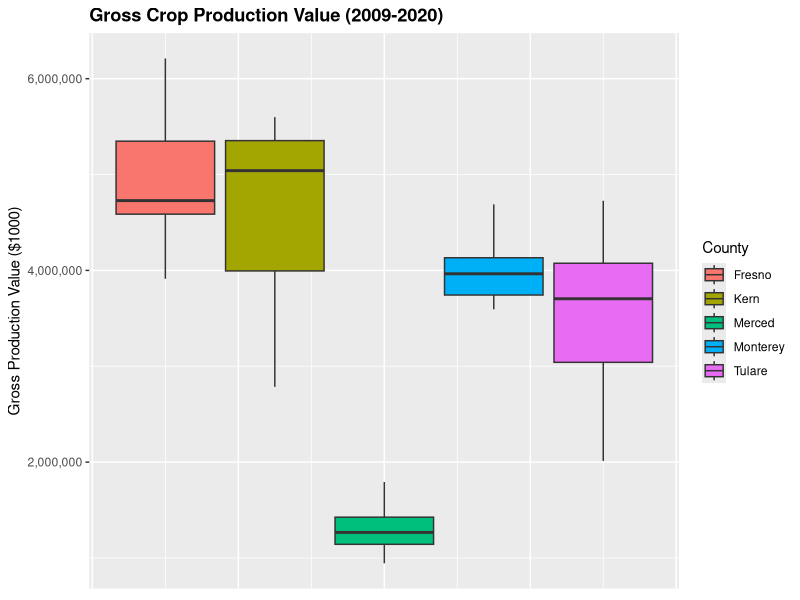
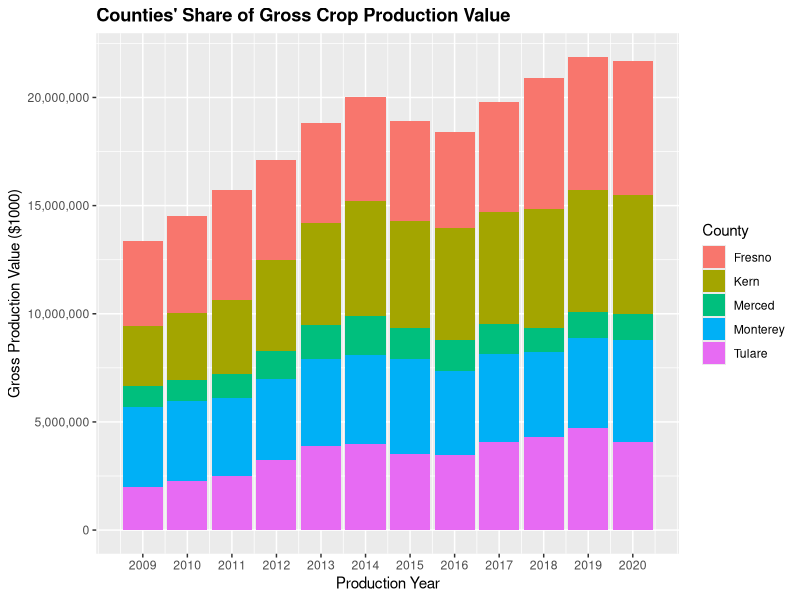
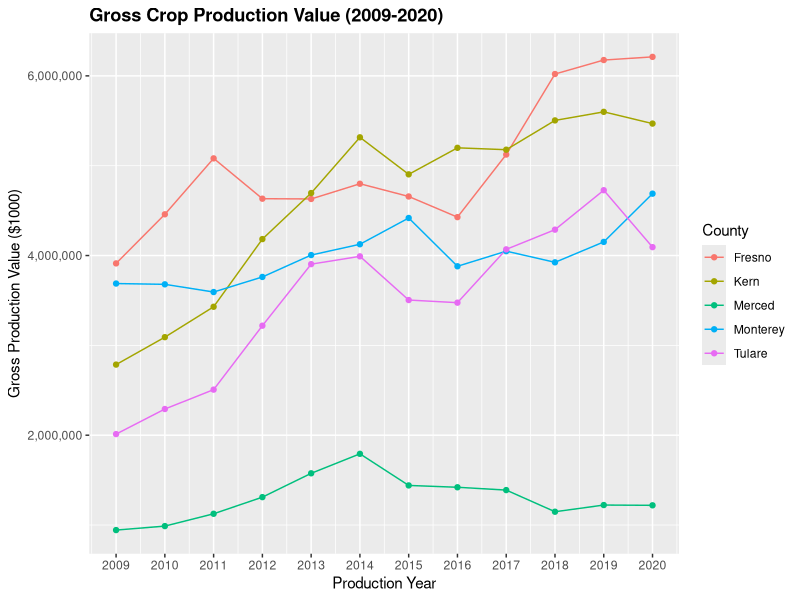

Reproduce these figures in R, in order.
#AUTHORS: SHAELA NOBLE & CHRISTINA HARRINGTON


#SECTION 1: WRANGLING/CLEANING AGRICULTURAL DATA
#read in ag crop production data files 2009-2020
library(tidyverse)
library(stringr)
setwd("/Users/christinaharrington/Desktop/ESP-106-Final-Project/Ag Production")

#Set Directory so that if you gave one folder with all your data, someone could read in each data set by only chaning the set directory at the top.

#For all data sets for years 2009-2020, write subset function so we only see data for the 5 counties of interest: Fresno, Kern, Monterey, Merced and Tulare.
#Remove crops that aren't produce or feed (e.g. hay) by finding all crops that contain the words: apiary, cattle, fish, hogs, chickens, eggs, livestock, manure, milk, poultry, sheep, turkeys, wool, flowers, forest products, nursery products, pasture, silage, ostrich,birds,goats (str_detect from stringr package)
#Notice that some data sets have a space at the end of the County name and crop names, while some data sets do not.Remove the trailing white space from those vectors to avoid double counting of crops when you combine all the data frames later.

#2009 DATA
ag2009=read.csv("2009cropyear.csv")
ag2009$Crop.Name=trimws(ag2009$Crop.Name,which="r")
ag2009$County=trimws(ag2009$County,which="r")

ag2009_cntcrops=subset(ag2009,County%in%c("Fresno","Kern","Monterey","Merced","Tulare") &
                         FALSE == str_detect(Crop.Name,"APIARY") &
                         FALSE == str_detect(Crop.Name,"CATTLE") &
                         FALSE == str_detect(Crop.Name,"FISH") &
                         FALSE == str_detect(Crop.Name,"HOGS") &
                         FALSE == str_detect(Crop.Name,"CHICKENS") &
                         FALSE == str_detect(Crop.Name,"EGGS") &
                         FALSE == str_detect(Crop.Name,"LIVESTOCK") &
                         FALSE == str_detect(Crop.Name,"MANURE") &
                         FALSE == str_detect(Crop.Name,"MILK") &
                         FALSE == str_detect(Crop.Name,"POULTRY") &
                         FALSE == str_detect(Crop.Name,"SHEEP") &
                         FALSE == str_detect(Crop.Name,"WOOL") &
                         FALSE == str_detect(Crop.Name,"SILAGE") &
                         FALSE == str_detect(Crop.Name,"NURSERY") &
                         FALSE == str_detect(Crop.Name,"FOREST") &
                         FALSE == str_detect(Crop.Name,"FLOWERS") &
                         FALSE == str_detect(Crop.Name,"PASTURE") &
                         FALSE == str_detect(Crop.Name,"CHRISTMAS") &
                         FALSE == str_detect(Crop.Name,"TURKEYS") &
                         FALSE == str_detect(Crop.Name,"BIRDS") &
                         FALSE == str_detect(Crop.Name,"GOATS") &
                         FALSE == str_detect(Crop.Name,"OSTRICH") &
                         FALSE == str_detect(Crop.Name,"BIOMASS"))

#2010 DATA
ag2010=read.csv("2010cropyear.csv")   
ag2010$Crop.Name=trimws(ag2010$Crop.Name,which="r")
ag2010$County=trimws(ag2010$County,which="r")

ag2010_cntcrops=subset(ag2010,County%in%c("Fresno","Kern","Monterey","Merced","Tulare") &
                         FALSE == str_detect(Crop.Name,"APIARY") &
                         FALSE == str_detect(Crop.Name,"CATTLE") &
                         FALSE == str_detect(Crop.Name,"FISH") &
                         FALSE == str_detect(Crop.Name,"HOGS") &
                         FALSE == str_detect(Crop.Name,"CHICKENS") &
                         FALSE == str_detect(Crop.Name,"EGGS") &
                         FALSE == str_detect(Crop.Name,"LIVESTOCK") &
                         FALSE == str_detect(Crop.Name,"MANURE") &
                         FALSE == str_detect(Crop.Name,"MILK") &
                         FALSE == str_detect(Crop.Name,"POULTRY") &
                         FALSE == str_detect(Crop.Name,"SHEEP") &
                         FALSE == str_detect(Crop.Name,"TURKEYS") &
                         FALSE == str_detect(Crop.Name,"WOOL") &
                         FALSE == str_detect(Crop.Name,"SILAGE") &
                         FALSE == str_detect(Crop.Name,"NURSERY") &
                         FALSE == str_detect(Crop.Name,"FOREST") &
                         FALSE == str_detect(Crop.Name,"FLOWERS") &
                         FALSE == str_detect(Crop.Name,"PASTURE") &
                         FALSE == str_detect(Crop.Name,"CHRISTMAS") &
                         FALSE == str_detect(Crop.Name,"BIRDS") &
                         FALSE == str_detect(Crop.Name,"GOATS") &
                         FALSE == str_detect(Crop.Name,"OSTRICH") &
                         FALSE == str_detect(Crop.Name,"BIOMASS"))


#2011 DATA
ag2011=read.csv("2011cropyear.csv")
ag2011$Crop.Name=trimws(ag2011$Crop.Name,which="r")
ag2011$County=trimws(ag2011$County,which="r")

ag2011_cntcrops=subset(ag2011,County%in%c("Fresno","Kern","Monterey","Merced","Tulare") &
                         FALSE == str_detect(Crop.Name,"APIARY") &
                         FALSE == str_detect(Crop.Name,"CATTLE") &
                         FALSE == str_detect(Crop.Name,"FISH") &
                         FALSE == str_detect(Crop.Name,"HOGS") &
                         FALSE == str_detect(Crop.Name,"CHICKENS") &
                         FALSE == str_detect(Crop.Name,"EGGS") &
                         FALSE == str_detect(Crop.Name,"LIVESTOCK") &
                         FALSE == str_detect(Crop.Name,"MANURE") &
                         FALSE == str_detect(Crop.Name,"MILK") &
                         FALSE == str_detect(Crop.Name,"POULTRY") &
                         FALSE == str_detect(Crop.Name,"SHEEP") &
                         FALSE == str_detect(Crop.Name,"TURKEYS") &
                         FALSE == str_detect(Crop.Name,"WOOL") &
                         FALSE == str_detect(Crop.Name,"SILAGE") &
                         FALSE == str_detect(Crop.Name,"NURSERY") &
                         FALSE == str_detect(Crop.Name,"FOREST") &
                         FALSE == str_detect(Crop.Name,"FLOWERS") &
                         FALSE == str_detect(Crop.Name,"PASTURE") &
                         FALSE == str_detect(Crop.Name,"CHRISTMAS") &
                         FALSE == str_detect(Crop.Name,"BIRDS") &
                         FALSE == str_detect(Crop.Name,"GOATS") &
                         FALSE == str_detect(Crop.Name,"OSTRICH") &
                         FALSE == str_detect(Crop.Name,"BIOMASS"))


#2012 DATA
ag2012=read.csv("2012cropyear.csv")
ag2012$Crop.Name=trimws(ag2012$Crop.Name,which="r")
ag2012$County=trimws(ag2012$County,which="r")

ag2012_cntcrops=subset(ag2012,County%in%c("Fresno","Kern","Monterey","Merced","Tulare") &
                         FALSE == str_detect(Crop.Name,"APIARY") &
                         FALSE == str_detect(Crop.Name,"CATTLE") &
                         FALSE == str_detect(Crop.Name,"FISH") &
                         FALSE == str_detect(Crop.Name,"HOGS") &
                         FALSE == str_detect(Crop.Name,"CHICKENS") &
                         FALSE == str_detect(Crop.Name,"EGGS") &
                         FALSE == str_detect(Crop.Name,"LIVESTOCK") &
                         FALSE == str_detect(Crop.Name,"MANURE") &
                         FALSE == str_detect(Crop.Name,"MILK") &
                         FALSE == str_detect(Crop.Name,"POULTRY") &
                         FALSE == str_detect(Crop.Name,"SHEEP") &
                         FALSE == str_detect(Crop.Name,"TURKEYS") &
                         FALSE == str_detect(Crop.Name,"WOOL") &
                         FALSE == str_detect(Crop.Name,"SILAGE") &
                         FALSE == str_detect(Crop.Name,"NURSERY") &
                         FALSE == str_detect(Crop.Name,"FOREST") &
                         FALSE == str_detect(Crop.Name,"FLOWERS") &
                         FALSE == str_detect(Crop.Name,"PASTURE") &
                         FALSE == str_detect(Crop.Name,"CHRISTMAS") &
                         FALSE == str_detect(Crop.Name,"BIRDS") &
                         FALSE == str_detect(Crop.Name,"GOATS") &
                         FALSE == str_detect(Crop.Name,"OSTRICH") &
                         FALSE == str_detect(Crop.Name,"BIOMASS"))


#2013 DATA
ag2013=read.csv("2013cropyear.csv")
ag2013_cntcrops=subset(ag2013,County%in%c("Fresno","Kern","Monterey","Merced","Tulare") &
                         FALSE == str_detect(Crop.Name,"APIARY") &
                         FALSE == str_detect(Crop.Name,"CATTLE") &
                         FALSE == str_detect(Crop.Name,"FISH") &
                         FALSE == str_detect(Crop.Name,"HOGS") &
                         FALSE == str_detect(Crop.Name,"CHICKENS") &
                         FALSE == str_detect(Crop.Name,"EGGS") &
                         FALSE == str_detect(Crop.Name,"LIVESTOCK") &
                         FALSE == str_detect(Crop.Name,"MANURE") &
                         FALSE == str_detect(Crop.Name,"MILK") &
                         FALSE == str_detect(Crop.Name,"POULTRY") &
                         FALSE == str_detect(Crop.Name,"SHEEP") &
                         FALSE == str_detect(Crop.Name,"TURKEYS") &
                         FALSE == str_detect(Crop.Name,"WOOL") &
                         FALSE == str_detect(Crop.Name,"SILAGE") &
                         FALSE == str_detect(Crop.Name,"NURSERY") &
                         FALSE == str_detect(Crop.Name,"FOREST") &
                         FALSE == str_detect(Crop.Name,"FLOWERS") &
                         FALSE == str_detect(Crop.Name,"PASTURE") &
                         FALSE == str_detect(Crop.Name,"CHRISTMAS") &
                         FALSE == str_detect(Crop.Name,"BIRDS") &
                         FALSE == str_detect(Crop.Name,"GOATS") &
                         FALSE == str_detect(Crop.Name,"OSTRICH") &
                         FALSE == str_detect(Crop.Name,"BIOMASS"))
#2014 DATA
ag2014=read.csv("2014cropyear.csv")
ag2014_cntcrops=subset(ag2014,County%in%c("Fresno","Kern","Monterey","Merced","Tulare") &
                         FALSE == str_detect(Crop.Name,"APIARY") &
                         FALSE == str_detect(Crop.Name,"CATTLE") &
                         FALSE == str_detect(Crop.Name,"FISH") &
                         FALSE == str_detect(Crop.Name,"HOGS") &
                         FALSE == str_detect(Crop.Name,"CHICKENS") &
                         FALSE == str_detect(Crop.Name,"EGGS") &
                         FALSE == str_detect(Crop.Name,"LIVESTOCK") &
                         FALSE == str_detect(Crop.Name,"MANURE") &
                         FALSE == str_detect(Crop.Name,"MILK") &
                         FALSE == str_detect(Crop.Name,"POULTRY") &
                         FALSE == str_detect(Crop.Name,"SHEEP") &
                         FALSE == str_detect(Crop.Name,"TURKEYS") &
                         FALSE == str_detect(Crop.Name,"WOOL") &
                         FALSE == str_detect(Crop.Name,"SILAGE") &
                         FALSE == str_detect(Crop.Name,"NURSERY") &
                         FALSE == str_detect(Crop.Name,"FOREST") &
                         FALSE == str_detect(Crop.Name,"FLOWERS") &
                         FALSE == str_detect(Crop.Name,"PASTURE") &
                         FALSE == str_detect(Crop.Name,"CHRISTMAS") &
                         FALSE == str_detect(Crop.Name,"BIRDS") &
                         FALSE == str_detect(Crop.Name,"GOATS") &
                         FALSE == str_detect(Crop.Name,"OSTRICH") &
                         FALSE == str_detect(Crop.Name,"BIOMASS"))

#2015 DATA
ag2015=read.csv("2015cropyear.csv")
ag2015_cntcrops=subset(ag2015,County%in%c("Fresno","Kern","Monterey","Merced","Tulare") &
                         FALSE == str_detect(Crop.Name,"APIARY") &
                         FALSE == str_detect(Crop.Name,"CATTLE") &
                         FALSE == str_detect(Crop.Name,"FISH") &
                         FALSE == str_detect(Crop.Name,"HOGS") &
                         FALSE == str_detect(Crop.Name,"CHICKENS") &
                         FALSE == str_detect(Crop.Name,"EGGS") &
                         FALSE == str_detect(Crop.Name,"LIVESTOCK") &
                         FALSE == str_detect(Crop.Name,"MANURE") &
                         FALSE == str_detect(Crop.Name,"MILK") &
                         FALSE == str_detect(Crop.Name,"POULTRY") &
                         FALSE == str_detect(Crop.Name,"SHEEP") &
                         FALSE == str_detect(Crop.Name,"TURKEYS") &
                         FALSE == str_detect(Crop.Name,"WOOL") &
                         FALSE == str_detect(Crop.Name,"SILAGE") &
                         FALSE == str_detect(Crop.Name,"NURSERY") &
                         FALSE == str_detect(Crop.Name,"FOREST") &
                         FALSE == str_detect(Crop.Name,"FLOWERS") &
                         FALSE == str_detect(Crop.Name,"PASTURE") &
                         FALSE == str_detect(Crop.Name,"CHRISTMAS") &
                         FALSE == str_detect(Crop.Name,"BIRDS") &
                         FALSE == str_detect(Crop.Name,"GOATS") &
                         FALSE == str_detect(Crop.Name,"OSTRICH") &
                         FALSE == str_detect(Crop.Name,"BIOMASS"))
#2016 DATA
ag2016=read.csv("2016cropyear.csv")
ag2016_cntcrops=subset(ag2016,County%in%c("Fresno","Kern","Monterey","Merced","Tulare") &
                         FALSE == str_detect(Crop.Name,"APIARY") &
                         FALSE == str_detect(Crop.Name,"CATTLE") &
                         FALSE == str_detect(Crop.Name,"FISH") &
                         FALSE == str_detect(Crop.Name,"HOGS") &
                         FALSE == str_detect(Crop.Name,"CHICKENS") &
                         FALSE == str_detect(Crop.Name,"EGGS") &
                         FALSE == str_detect(Crop.Name,"LIVESTOCK") &
                         FALSE == str_detect(Crop.Name,"MANURE") &
                         FALSE == str_detect(Crop.Name,"MILK") &
                         FALSE == str_detect(Crop.Name,"POULTRY") &
                         FALSE == str_detect(Crop.Name,"SHEEP") &
                         FALSE == str_detect(Crop.Name,"TURKEYS") &
                         FALSE == str_detect(Crop.Name,"WOOL") &
                         FALSE == str_detect(Crop.Name,"SILAGE") &
                         FALSE == str_detect(Crop.Name,"NURSERY") &
                         FALSE == str_detect(Crop.Name,"FOREST") &
                         FALSE == str_detect(Crop.Name,"FLOWERS") &
                         FALSE == str_detect(Crop.Name,"PASTURE") &
                         FALSE == str_detect(Crop.Name,"CHRISTMAS") &
                         FALSE == str_detect(Crop.Name,"BIRDS") &
                         FALSE == str_detect(Crop.Name,"GOATS") &
                         FALSE == str_detect(Crop.Name,"OSTRICH") &
                         FALSE == str_detect(Crop.Name,"BIOMASS "))

#2017 DATA
ag2017=read.csv("2017cropyear.csv")
ag2017$Crop.Name=trimws(ag2017$Crop.Name,which="r")
ag2017$County=trimws(ag2017$County,which="r")

ag2017_cntcrops=subset(ag2017,County%in%c("Fresno","Kern","Monterey","Merced","Tulare") &
                         FALSE == str_detect(Crop.Name,"APIARY") &
                         FALSE == str_detect(Crop.Name,"CATTLE") &
                         FALSE == str_detect(Crop.Name,"FISH") &
                         FALSE == str_detect(Crop.Name,"HOGS") &
                         FALSE == str_detect(Crop.Name,"CHICKENS") &
                         FALSE == str_detect(Crop.Name,"EGGS") &
                         FALSE == str_detect(Crop.Name,"LIVESTOCK") &
                         FALSE == str_detect(Crop.Name,"MANURE") &
                         FALSE == str_detect(Crop.Name,"MILK") &
                         FALSE == str_detect(Crop.Name,"POULTRY") &
                         FALSE == str_detect(Crop.Name,"SHEEP") &
                         FALSE == str_detect(Crop.Name,"TURKEYS") &
                         FALSE == str_detect(Crop.Name,"WOOL") &
                         FALSE == str_detect(Crop.Name,"SILAGE") &
                         FALSE == str_detect(Crop.Name,"NURSERY") &
                         FALSE == str_detect(Crop.Name,"FOREST") &
                         FALSE == str_detect(Crop.Name,"FLOWERS") &
                         FALSE == str_detect(Crop.Name,"PASTURE") &
                         FALSE == str_detect(Crop.Name,"CHRISTMAS") &
                         FALSE == str_detect(Crop.Name,"BIRDS") &
                         FALSE == str_detect(Crop.Name,"GOATS") &
                         FALSE == str_detect(Crop.Name,"OSTRICH") &
                         FALSE == str_detect(Crop.Name,"BIOMASS"))


#2018 DATA
ag2018err=read.csv("2018cactbsErrata.csv")
ag2018err$Crop.Name=trimws(ag2018err$Crop.Name,which="r")
ag2018err$County=trimws(ag2018err$County,which="r")

ag2018_cntcrops=subset(ag2018err,County%in%c("Fresno","Kern","Monterey","Merced","Tulare") &
                         FALSE == str_detect(Crop.Name,"APIARY") &
                         FALSE == str_detect(Crop.Name,"CATTLE") &
                         FALSE == str_detect(Crop.Name,"FISH") &
                         FALSE == str_detect(Crop.Name,"HOGS") &
                         FALSE == str_detect(Crop.Name,"CHICKENS") &
                         FALSE == str_detect(Crop.Name,"EGGS") &
                         FALSE == str_detect(Crop.Name,"LIVESTOCK") &
                         FALSE == str_detect(Crop.Name,"MANURE") &
                         FALSE == str_detect(Crop.Name,"MILK") &
                         FALSE == str_detect(Crop.Name,"POULTRY") &
                         FALSE == str_detect(Crop.Name,"SHEEP") &
                         FALSE == str_detect(Crop.Name,"TURKEYS") &
                         FALSE == str_detect(Crop.Name,"WOOL") &
                         FALSE == str_detect(Crop.Name,"SILAGE") &
                         FALSE == str_detect(Crop.Name,"NURSERY") &
                         FALSE == str_detect(Crop.Name,"FOREST") &
                         FALSE == str_detect(Crop.Name,"FLOWERS") &
                         FALSE == str_detect(Crop.Name,"PASTURE") &
                         FALSE == str_detect(Crop.Name,"CHRISTMAS") &
                         FALSE == str_detect(Crop.Name,"BIRDS") &
                         FALSE == str_detect(Crop.Name,"GOATS") &
                         FALSE == str_detect(Crop.Name,"OSTRICH") &
                         FALSE == str_detect(Crop.Name,"BIOMASS"))


#2019 DATA
ag2019=read.csv("2019cropyear.csv")
ag2019$Crop.Name=trimws(ag2019$Crop.Name,which="r")
ag2019$County=trimws(ag2019$County,which="r")

ag2019_cntcrops=subset(ag2019,County%in%c("Fresno","Kern","Monterey","Merced","Tulare") &
                         FALSE == str_detect(Crop.Name,"APIARY") &
                         FALSE == str_detect(Crop.Name,"CATTLE") &
                         FALSE == str_detect(Crop.Name,"FISH") &
                         FALSE == str_detect(Crop.Name,"HOGS") &
                         FALSE == str_detect(Crop.Name,"CHICKENS") &
                         FALSE == str_detect(Crop.Name,"EGGS") &
                         FALSE == str_detect(Crop.Name,"LIVESTOCK") &
                         FALSE == str_detect(Crop.Name,"MANURE") &
                         FALSE == str_detect(Crop.Name,"MILK") &
                         FALSE == str_detect(Crop.Name,"POULTRY") &
                         FALSE == str_detect(Crop.Name,"SHEEP") &
                         FALSE == str_detect(Crop.Name,"TURKEYS") &
                         FALSE == str_detect(Crop.Name,"WOOL") &
                         FALSE == str_detect(Crop.Name,"SILAGE") &
                         FALSE == str_detect(Crop.Name,"NURSERY") &
                         FALSE == str_detect(Crop.Name,"FOREST") &
                         FALSE == str_detect(Crop.Name,"FLOWERS") &
                         FALSE == str_detect(Crop.Name,"PASTURE") &
                         FALSE == str_detect(Crop.Name,"CHRISTMAS") &
                         FALSE == str_detect(Crop.Name,"BIRDS") &
                         FALSE == str_detect(Crop.Name,"GOATS") &
                         FALSE == str_detect(Crop.Name,"OSTRICH") &
                         FALSE == str_detect(Crop.Name,"BIOMASS"))

#2020 DATA
ag2020=read.csv("2020cropyear.csv")
ag2020$Crop.Name=trimws(ag2020$Crop.Name,which="r")
ag2020$County=trimws(ag2020$County,which="r")

ag2020_cntcrops=subset(ag2020,County%in%c("Fresno","Kern","Monterey","Merced","Tulare") &
                         FALSE == str_detect(Crop.Name,"APIARY") &
                         FALSE == str_detect(Crop.Name,"CATTLE") &
                         FALSE == str_detect(Crop.Name,"FISH") &
                         FALSE == str_detect(Crop.Name,"HOGS") &
                         FALSE == str_detect(Crop.Name,"CHICKENS") &
                         FALSE == str_detect(Crop.Name,"EGGS") &
                         FALSE == str_detect(Crop.Name,"LIVESTOCK") &
                         FALSE == str_detect(Crop.Name,"MANURE") &
                         FALSE == str_detect(Crop.Name,"MILK") &
                         FALSE == str_detect(Crop.Name,"POULTRY") &
                         FALSE == str_detect(Crop.Name,"SHEEP") &
                         FALSE == str_detect(Crop.Name,"TURKEYS") &
                         FALSE == str_detect(Crop.Name,"WOOL") &
                         FALSE == str_detect(Crop.Name,"SILAGE") &
                         FALSE == str_detect(Crop.Name,"NURSERY") &
                         FALSE == str_detect(Crop.Name,"FOREST") &
                         FALSE == str_detect(Crop.Name,"FLOWERS") &
                         FALSE == str_detect(Crop.Name,"PASTURE") &
                         FALSE == str_detect(Crop.Name,"CHRISTMAS") &
                         FALSE == str_detect(Crop.Name,"BIRDS") &
                         FALSE == str_detect(Crop.Name,"GOATS") &
                         FALSE == str_detect(Crop.Name,"OSTRICH") &
                         FALSE == str_detect(Crop.Name,"BIOMASS"))

#Change the 2020 data set column names so it matches the column names of the other data sets, otherwise you won't be able to combine the data frame with the others.
ag2020_cntcrops=rename(ag2020_cntcrops,Yield=Yield..Unit.Acre.,Price.P.U=Price..Dollars.Unit.,Value=Value..Dollars.)


#Now combine all data frames so you see all counties for every year 2009-2020.Some years have differing numbers of observations, so you'll want to use the bind_row function.

allag=bind_rows(ag2009_cntcrops,ag2010_cntcrops,ag2011_cntcrops,ag2012_cntcrops,ag2013_cntcrops,ag2014_cntcrops,ag2015_cntcrops,ag2016_cntcrops,ag2017_cntcrops,ag2018_cntcrops,ag2019_cntcrops,ag2020_cntcrops)


#This isn't the final data frame we're interested in, but create some exploratory data plots & stats of the new data frame. 

yield_summary=print(summary(allag$Yield))
prod_summary=print(summary(allag$Production))
value_summary=print(summary(allag$Value))
harvest_summary=print(summary(allag$Harvested.Acres))

#We're interested in the total value of production for each county in each year. 
#Create data frame that has columns Year, County, Total Value only. We need to sum the value of all crops for each county per year.
#The total production values will be high (in the billions), so far clarity on the graph, divide the value by 1000.
#Use 'group_by' and 'summarize' functions in dplyr

county_yr_total=allag %>%
  group_by(County,Year) %>%
  summarize(Value_sum = sum(Value)/1000)

#Produce exploratory data for the new dataframe
YrCounty_Valuesummary=print(summary(county_yr_total$Value_sum))

YrCountyBoxplot=print(
  ggplot(county_yr_total,aes(y=Value_sum,fill=County))+
    geom_boxplot()+
    scale_y_continuous(name="Gross Production Value ($1000)",labels=scales::comma)+
    ggtitle("Gross Crop Production Value (2009-2020)")+
    theme(plot.title = element_text(face="bold"),
          axis.ticks.x=element_blank(),
          axis.text.x=element_blank()))

YrCountyBar=print(
  ggplot(county_yr_total,aes(Year,Value_sum,fill=County))+
    geom_bar(position="stack",stat="identity")+
    scale_x_continuous(name="Production Year",breaks=c(2009:2020))+
    scale_y_continuous(name="Gross Production Value ($1000)",labels=scales::comma)+
    ggtitle("Counties' Share of Gross Crop Production Value")+
    theme(plot.title = element_text(face="bold"))
)

#Plot all the counties' production values over time
YrCountyLine=print(
  ggplot(county_yr_total,aes(Year,Value_sum,group=County,color=County))+
    ggtitle("Gross Crop Production Value (2009-2020)")+
    geom_line()+
    geom_point()+
    scale_x_continuous(name="Production Year",breaks=c(2009:2020))+
    scale_y_continuous(name="Gross Production Value ($1000)",labels=scales::comma)+
    theme(plot.title = element_text(face="bold")))


#Plot each county's production values over time
EachCounty=
  ggplot(county_yr_total,aes(Year,Value_sum))+
  facet_wrap(~County)+  
  ggtitle("Gross Crop Production Value (2009-2020)")+
  geom_line()+
  geom_point()+
  scale_x_continuous(name="Production Year",breaks=c(2009:2020))+
  scale_y_continuous(name="Gross Production Value ($1000)",labels=scales::comma)+
  theme(plot.title = element_text(face="bold"))


#Save the 2 compiled ag dataframes as objects so you can call them later and use in other R scripts
save(county_yr_total,file="TotalProduction.Rdata")
save(allag,file="5Counties_AllCrops.Rdata")














#SECTION 2: WRANGLING/CLEANING GROUNDWATER DATA






#SECTION 3: MERGING & ANALYZING DATA









